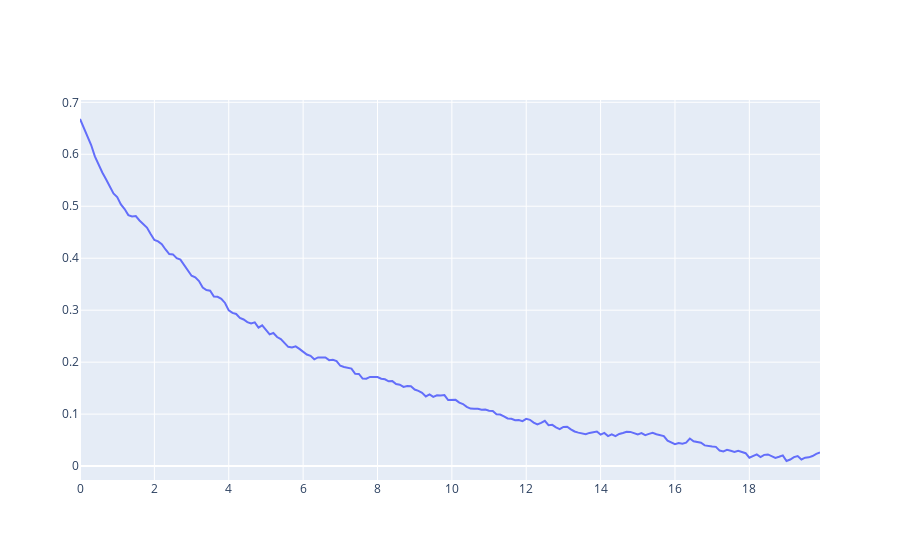

Here is the notebook cell this chart was saved with:
### Code cell
Fig.show()

### Figure 1 — Plotly figure (JSON) as saved in the notebook; plotly's stock layout.template omitted (floating-point values rounded to 4 significant figures; data arrays with more than 128 entries replaced by an {"elided": "..."} marker saying what was removed)
{"data": [{"type": "scatter", "x": {"elided": "200 float values"}, "y": {"elided": "200 float values"}}], "layout": {}}
